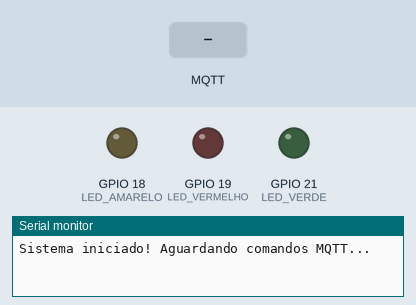
Bench run of a sketch on a simulated ESP32. On the bench: output pins drawn as LEDs (lit = HIGH), the last lines printed to the serial monitor. The test bench sets the inputs (shaded band). WiFi joins after 1.5 s; servers stay silent unless stated; no MQTT or app messages arrive unless stated.

Above: at 2.7 s.
2.8 s: MQTT message "LED_VERDE" arrives on the first subscribed topic
At 3.6 s:
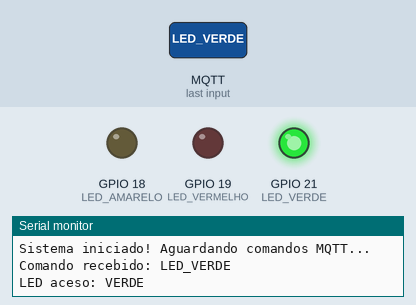
4.3 s: MQTT message "LED_AMARELO" arrives on the first subscribed topic
At 4.8 s:
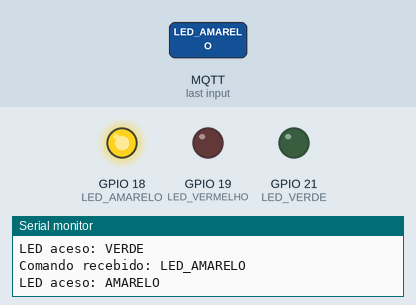
5.8 s: MQTT message "LED_VERMELHO" arrives on the first subscribed topic
At 7.1 s:
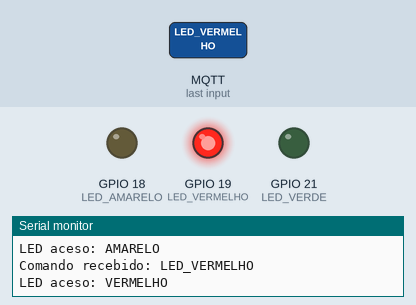
Timing chart, 0 to 8.8 s (numbered marks = the images above; inputs shaded):
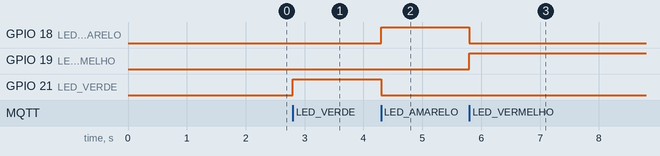

Measured:
- after the input at 2.8 s, GPIO 21 (LED_VERDE): LOW → HIGH at once
- after the input at 4.3 s, GPIO 18 (LED_AMARELO): LOW → HIGH at once; GPIO 21 (LED_VERDE): HIGH → LOW at once
- after the input at 5.8 s, GPIO 18 (LED_AMARELO): HIGH → LOW at once; GPIO 19 (LED_VERMELHO): LOW → HIGH at once

The sketch:

LED.ino
```cpp
#include <WiFi.h>
#include <PubSubClient.h>

// WiFi do Wokwi
const char* ssid = "Wokwi-GUEST";
const char* password = "";

// MQTT
const char* mqtt_server = "test.mosquitto.org";
const int mqtt_port = 1883;
const char* topic_subscribe = "sp/atuador/leds";

WiFiClient espClient;
PubSubClient client(espClient);

// Pinos dos LEDs
#define LED_VERDE 21
#define LED_AMARELO 18
#define LED_VERMELHO 19

void setup_leds() {
  pinMode(LED_VERDE, OUTPUT);
  pinMode(LED_AMARELO, OUTPUT);
  pinMode(LED_VERMELHO, OUTPUT);

  digitalWrite(LED_VERDE, LOW);
  digitalWrite(LED_AMARELO, LOW);
  digitalWrite(LED_VERMELHO, LOW);
}

void acenderLed(String comando) {
  // Apaga todos antes
  digitalWrite(LED_VERDE, LOW);
  digitalWrite(LED_AMARELO, LOW);
  digitalWrite(LED_VERMELHO, LOW);

  // Acende o LED correto e mostra no Serial
  if (comando == "LED_VERDE") {
    digitalWrite(LED_VERDE, HIGH);
    Serial.println("LED aceso: VERDE");
  }
  else if (comando == "LED_AMARELO") {
    digitalWrite(LED_AMARELO, HIGH);
    Serial.println("LED aceso: AMARELO");
  }
  else if (comando == "LED_VERMELHO") {
    digitalWrite(LED_VERMELHO, HIGH);
    Serial.println("LED aceso: VERMELHO");
  }
  else {
    Serial.println("Nenhum LED aceso (comando desconhecido)");
  }
}

void callback(char* topic, byte* payload, unsigned int length) {
  String message = "";

  for (int i = 0; i < length; i++) {
    message += (char)payload[i];
  }

  Serial.print("Comando recebido: ");
  Serial.println(message);

  acenderLed(message);
}

void setup_wifi() {
  WiFi.begin(ssid, password);
  while (WiFi.status() != WL_CONNECTED) delay(300);
}

void reconnect() {
  while (!client.connected()) {
    if (client.connect("ESP32_ATUADOR")) {
      client.subscribe(topic_subscribe);
    } else delay(2000);
  }
}

void setup() {
  Serial.begin(115200);
  setup_wifi();
  setup_leds();

  client.setServer(mqtt_server, mqtt_port);
  client.setCallback(callback);

  Serial.println("Sistema iniciado! Aguardando comandos MQTT...");
}

void loop() {
  if (!client.connected()) reconnect();
  client.loop();
}
```
